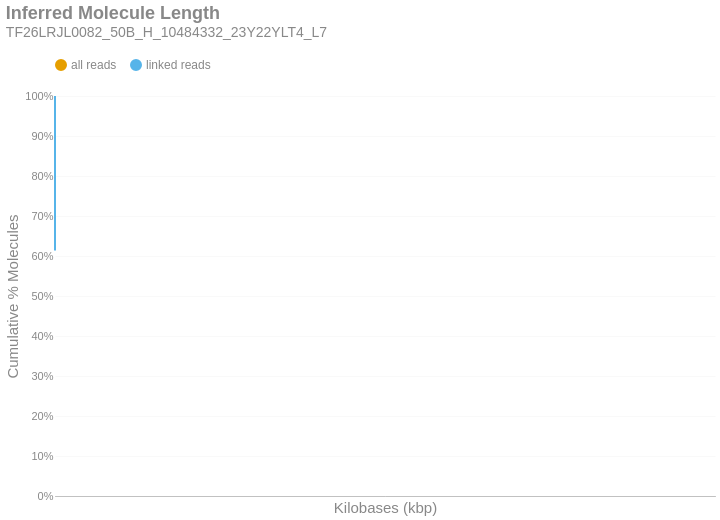

Notebook code cell kept with this figure:
### Markdown cell above
### Inferred Molecule Length
This is the cumulative frequency distribution of molecule lengths inferred from the first and last alignment positions along a contig for all alignments associated with a single linked-read barcode on a given contig.There are two distributions: one with `all` the alignments (yellow) and another with only `linked reads` (blue). The percent of molecules in the `linked reads` distribution is relative to the total number of linked molecules.

### Code cell
if SKIPLR:
    print_html(f"Skipped")
else:
    binned_df = consolidated_hist(valids['length_inferred']/1000, mask, 10, True)
    binned_df = binned_df.with_columns(
        pl.when(pl.col('bin').cast(pl.Utf8) == '0').then(pl.lit('1')).otherwise(pl.col('bin').cast(pl.Utf8)).alias('bin')
    )
    with SafeRender(binned_df):
        (
            density_plot(binned_df, 'Inferred Molecule Length', samplename, 'inferredlen')
            .transform_calculate(bin_kb='datum.bin / 1000')
            .encode(
                x=alt.X('bin_kb:Q', title="Kilobases (kbp)").scale(type='log', padding=0).axis(labelAngle=-40),
                y=alt.Y('value:Q', title='Cumulative % Molecules')
                    .axis(format='%')
                    .stack(False)
                    .scale(domainMin=0, domainMax=1,padding=0),
                color=alt.Color("key:N").scale(domain = ["all reads", "linked reads"]),
                tooltip = [
                    alt.Tooltip("key:N", title = "Data Type"),
                    alt.Tooltip("range_label:N", title="Kilobases"),
                    alt.Tooltip("value:Q", format = ".2%", title="% Molecules (Cum.)")
                ]
            )
        ).display()

### Figure 1 — Vega-Lite specification as saved in the notebook (floating-point values rounded to 4 significant figures)
{"width": "container", "height": 400, "config": {"title": {"anchor": "start", "dy": -15, "fontSize": 18, "color": "#888888", "subtitleColor": "#888888", "subtitleFontSize": 14}, "arc": {"fill": "#0072B2"}, "axis": {"domainColor": "#888888", "domainWidth": 0.5, "gridWidth": 0.2, "grid": false, "titleFontWeight": 400, "titleFontSize": 15, "labelFontSize": 11, "labelColor": "#888888", "tickColor": "#888888", "tickWidth": 0.2, "titleColor": "#888888"}, "axisBand": {"grid": false}, "axisX": {"grid": true, "tickSize": 10, "domainCap": "round"}, "axisY": {"domain": false, "grid": true, "tickSize": 0, "domainCap": "round"}, "background": "transparent", "header": {"labelFontSize": 15, "labelColor": "#888888", "titleFontSize": 15, "titleFontWeight": 600, "titleColor": "#888888"}, "legend": {"labelFont": "sans-serif", "labelFontSize": 12, "labelColor": "#888888", "symbolSize": 100, "symbolType": "circle", "titleFontSize": 12, "titlePadding": 10, "titleColor": "#888888", "title": null, "orient": "top"}, "range": {"category": ["#E69F00", "#56B4E9", "#009E73", "#F0E442", "#0072B2", "#D55E00", "#CC79A7", "#000000"], "diverging": ["#cfe8f3", "#a2d4ec", "#73bfe2", "#46abdb", "#1696d2", "#12719e"]}, "area": {"fill": "#0072B2", "fillOpacity": 0.7, "line": true, "strokeOpacity": 0.7}, "line": {"color": "#0072B2", "stroke": "#0072B2", "strokeWidth": 2}, "trail": {"color": "#0072B2", "stroke": "#0072B2", "strokeWidth": 0, "size": 1}, "point": {"filled": true, "fillOpacity": 1.0, "size": 95}, "text": {"color": "#888888", "fontSize": 11, "align": "right", "fontWeight": 400, "size": 11}, "bar": {"fill": "#0072B2", "stroke": null}, "view": {"stroke": null, "continuousWidth": 660, "continuousHeight": 400}}, "data": {"name": "data-3b13e2448304e51777c2a73835a2a150"}, "mark": {"type": "line", "interpolate": "monotone", "point": {"opacity": 0, "size": 275}}, "encoding": {"color": {"field": "key", "scale": {"domain": ["all reads", "linked reads"]}, "type": "nominal"}, "tooltip": [{"field": "key", "title": "Data Type", "type": "nominal"}, {"field": "range_label", "title": "Kilobases", "type": "nominal"}, {"field": "value", "format": ".2%", "title": "% Molecules (Cum.)", "type": "quantitative"}], "x": {"axis": {"labelAngle": -40}, "field": "bin_kb", "scale": {"type": "log", "padding": 0}, "title": "Kilobases (kbp)", "type": "quantitative"}, "y": {"axis": {"format": "%"}, "field": "value", "scale": {"domainMin": 0, "domainMax": 1, "padding": 0}, "stack": false, "title": "Cumulative % Molecules", "type": "quantitative"}}, "params": [{"name": "param_c36ac31b6afebe62", "select": {"type": "point", "fields": ["key"]}, "bind": "legend"}], "title": {"text": "Inferred Molecule Length", "subtitle": "TF26LRJL0082_50B_H_10484332_23Y22YLT4_L7"}, "transform": [{"fold": ["all reads (cumsum)", "linked reads (cumsum)"]}, {"calculate": "replace(datum.key, ' (cumsum)', '')", "as": "key"}, {"filter": {"param": "param_c36ac31b6afebe62"}}, {"calculate": "datum.bin / 1000", "as": "bin_kb"}], "usermeta": {"embedOptions": {"downloadFileName": "TF26LRJL0082_50B_H_10484332_23Y22YLT4_L7.inferredlen"}}, "$schema": "https://vega.github.io/schema/vega-lite/v6.4.1.json", "datasets": {"data-3b13e2448304e51777c2a73835a2a150": [{"bin": "0.0", "interval": "0.0-10.0", "all reads": 0.8822, "linked reads": 0.6137, "all reads (cumsum)": 0.8822, "linked reads (cumsum)": 0.6137, "range_label": "0-9"}, {"bin": "10.0", "interval": "10.0-20.0", "all reads": 0.06586, "linked reads": 0.2148, "all reads (cumsum)": 0.948, "linked reads (cumsum)": 0.8285, "range_label": "10-19"}, {"bin": "20.0", "interval": "20.0-30.0", "all reads": 0.02951, "linked reads": 0.09728, "all reads (cumsum)": 0.9775, "linked reads (cumsum)": 0.9257, "range_label": "20-29"}, {"bin": "30.0", "interval": "30.0-40.0", "all reads": 0.01326, "linked reads": 0.04376, "all reads (cumsum)": 0.9908, "linked reads (cumsum)": 0.9695, "range_label": "30-39"}, {"bin": "40.0", "interval": "40.0-50.0", "all reads": 0.006175, "linked reads": 0.02029, "all reads (cumsum)": 0.997, "linked reads (cumsum)": 0.9898, "range_label": "40-49"}, {"bin": "50.0", "interval": "50.0-60.0", "all reads": 0.00199, "linked reads": 0.006743, "all reads (cumsum)": 0.999, "linked reads (cumsum)": 0.9965, "range_label": "50-59"}, {"bin": "60.0", "interval": "60.0-70.0", "all reads": 0.000656, "linked reads": 0.002233, "all reads (cumsum)": 0.9996, "linked reads (cumsum)": 0.9988, "range_label": "60-69"}, {"bin": "70.0", "interval": "70.0-80.0", "all reads": 0.0002351, "linked reads": 0.0008015, "all reads (cumsum)": 0.9999, "linked reads (cumsum)": 0.9996, "range_label": "70-79"}, {"bin": "80.0", "interval": "80.0-90.0", "all reads": 8.699e-05, "linked reads": 0.0002964, "all reads (cumsum)": 1.0, "linked reads (cumsum)": 0.9999, "range_label": "80-89"}, {"bin": "90.0", "interval": "90.0-100.0", "all reads": 3.022e-05, "linked reads": 0.0001028, "all reads (cumsum)": 1.0, "linked reads (cumsum)": 1.0, "range_label": "90-99"}, {"bin": "100.0", "interval": "100.0-110.0", "all reads": 8.547e-06, "linked reads": 2.884e-05, "all reads (cumsum)": 1.0, "linked reads (cumsum)": 1.0, "range_label": "100-109"}, {"bin": "110.0", "interval": "110.0-120.0", "all reads": 2.849e-06, "linked reads": 9.728e-06, "all reads (cumsum)": 1.0, "linked reads (cumsum)": 1.0, "range_label": "110-119"}, {"bin": "120.0", "interval": "120.0-130.0", "all reads": 1.73e-06, "linked reads": 5.906e-06, "all reads (cumsum)": 1.0, "linked reads (cumsum)": 1.0, "range_label": "120-129"}, {"bin": "130.0", "interval": "130.0-140.0", "all reads": 3.052e-07, "linked reads": 1.042e-06, "all reads (cumsum)": 1.0, "linked reads (cumsum)": 1.0, "range_label": "130-139"}]}}
